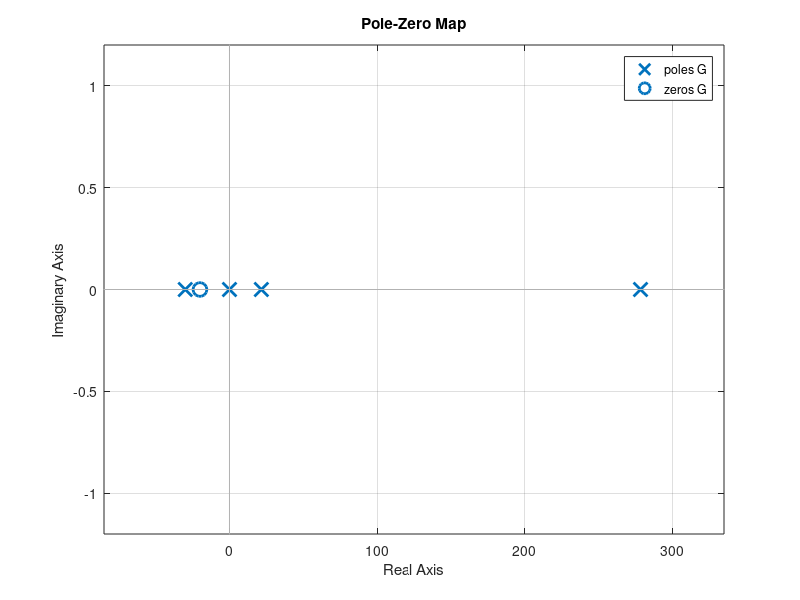

MATLAB code to generate this figure: (Note: this script raises an error after producing the figure.)
%% 
num = [4 80];
den = [1 -270 -3000 180000 0];

G=tf(num,den);
% Bode plot + traçado assimptotico + polos e zeros
figure(1)
title('Representação gráfica de polos e zeros')
pzmap(G)
grid on
figure(2)
asymp(G)
title('Diagrama de Bode, e Diagrama com traçado assimptótico')



